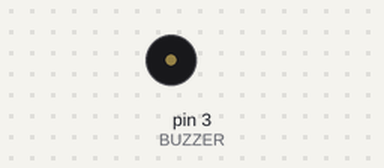
A sketch run on a simulated Arduino Uno, built with avr-gcc and run on an emulated ATmega328P. Parts: buzzer (waves = sounding).

Above: at 0.5 s.
At 2.2 s:
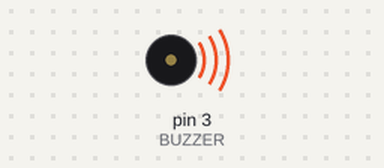
Timing chart, 0 to 3.0 s (numbered marks = the images above):
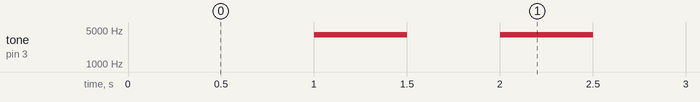

The sketch:

retro_buzzer.ino
```cpp
#define BUZZER 3

long T;

void setup()
{
  pinMode(BUZZER,OUTPUT);
}

void loop()
{
  if(millis()-T >= 1000)
  {
    tone(BUZZER,4000,500);
    T=millis();
  }
}
```

Measured:
- by itself, tone on pin 3 (BUZZER): alternates 4000 Hz for 0.50 s and silent for 0.50 s
